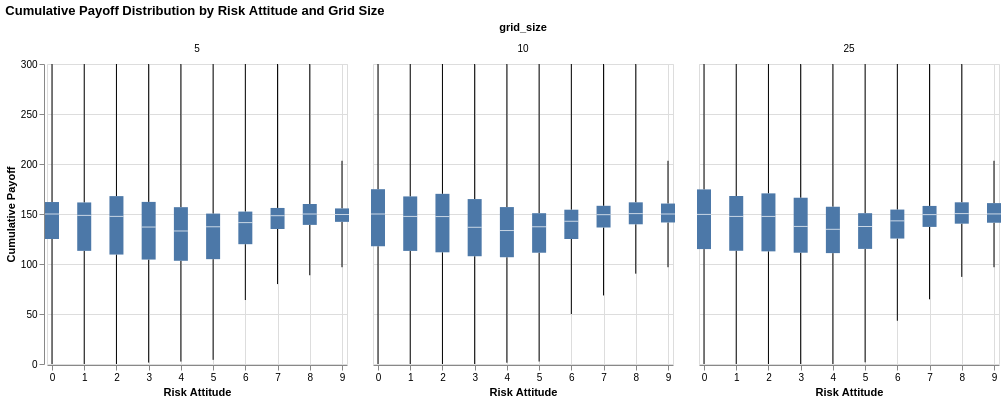

Here is the notebook cell this chart was saved with:
### Code cell
cum_payoff_boxplot.facet("grid_size", title="Cumulative Payoff Distribution by Risk Attitude and Grid Size")

### Figure 1 — Vega specification as saved in the notebook (floating-point values rounded to 4 significant figures)
{"$schema": "https://vega.github.io/schema/vega/v5.json", "data": [{"name": "source_0", "values": [{"risk_attitude": 9, "grid_size": 5, "lower_box_scaled_points": 142.2, "upper_box_scaled_points": 155.6, "mid_box_scaled_points": 149.5, "lower_whisker_scaled_points": 96.77, "upper_whisker_scaled_points": 203.2}, {"risk_attitude": 8, "grid_size": 5, "lower_box_scaled_points": 139.1, "upper_box_scaled_points": 160.0, "mid_box_scaled_points": 150.0, "lower_whisker_scaled_points": 88.75, "upper_whisker_scaled_points": 300.0}, {"risk_attitude": 7, "grid_size": 5, "lower_box_scaled_points": 135.0, "upper_box_scaled_points": 156.0, "mid_box_scaled_points": 148.3, "lower_whisker_scaled_points": 79.92, "upper_whisker_scaled_points": 300.0}, {"risk_attitude": 5, "grid_size": 5, "lower_box_scaled_points": 104.8, "upper_box_scaled_points": 150.4, "mid_box_scaled_points": 137.2, "lower_whisker_scaled_points": 4.167, "upper_whisker_scaled_points": 300.0}, {"risk_attitude": 2, "grid_size": 5, "lower_box_scaled_points": 109.4, "upper_box_scaled_points": 167.9, "mid_box_scaled_points": 147.6, "lower_whisker_scaled_points": 0.0, "upper_whisker_scaled_points": 300.0}, {"risk_attitude": 4, "grid_size": 5, "lower_box_scaled_points": 103.2, "upper_box_scaled_points": 156.8, "mid_box_scaled_points": 133.0, "lower_whisker_scaled_points": 2.419, "upper_whisker_scaled_points": 300.0}, {"risk_attitude": 6, "grid_size": 5, "lower_box_scaled_points": 119.8, "upper_box_scaled_points": 152.4, "mid_box_scaled_points": 141.4, "lower_whisker_scaled_points": 63.98, "upper_whisker_scaled_points": 300.0}, {"risk_attitude": 3, "grid_size": 5, "lower_box_scaled_points": 104.4, "upper_box_scaled_points": 162.1, "mid_box_scaled_points": 137.0, "lower_whisker_scaled_points": 1.415, "upper_whisker_scaled_points": 300.0}, {"risk_attitude": 2, "grid_size": 10, "lower_box_scaled_points": 111.7, "upper_box_scaled_points": 170.2, "mid_box_scaled_points": 147.5, "lower_whisker_scaled_points": 0.0, "upper_whisker_scaled_points": 300.0}, {"risk_attitude": 0, "grid_size": 10, "lower_box_scaled_points": 117.7, "upper_box_scaled_points": 174.8, "mid_box_scaled_points": 150.0, "lower_whisker_scaled_points": 0.0, "upper_whisker_scaled_points": 300.0}, {"risk_attitude": 8, "grid_size": 10, "lower_box_scaled_points": 139.7, "upper_box_scaled_points": 161.7, "mid_box_scaled_points": 150.4, "lower_whisker_scaled_points": 90.32, "upper_whisker_scaled_points": 300.0}, {"risk_attitude": 4, "grid_size": 10, "lower_box_scaled_points": 106.8, "upper_box_scaled_points": 156.9, "mid_box_scaled_points": 133.5, "lower_whisker_scaled_points": 1.271, "upper_whisker_scaled_points": 300.0}, {"risk_attitude": 7, "grid_size": 10, "lower_box_scaled_points": 136.5, "upper_box_scaled_points": 158.2, "mid_box_scaled_points": 149.3, "lower_whisker_scaled_points": 68.56, "upper_whisker_scaled_points": 300.0}, {"risk_attitude": 9, "grid_size": 10, "lower_box_scaled_points": 141.5, "upper_box_scaled_points": 160.5, "mid_box_scaled_points": 150.0, "lower_whisker_scaled_points": 96.77, "upper_whisker_scaled_points": 203.2}, {"risk_attitude": 6, "grid_size": 10, "lower_box_scaled_points": 125.0, "upper_box_scaled_points": 154.3, "mid_box_scaled_points": 142.7, "lower_whisker_scaled_points": 50.0, "upper_whisker_scaled_points": 300.0}, {"risk_attitude": 5, "grid_size": 10, "lower_box_scaled_points": 111.3, "upper_box_scaled_points": 150.8, "mid_box_scaled_points": 137.2, "lower_whisker_scaled_points": 2.459, "upper_whisker_scaled_points": 300.0}, {"risk_attitude": 3, "grid_size": 10, "lower_box_scaled_points": 107.8, "upper_box_scaled_points": 164.9, "mid_box_scaled_points": 136.7, "lower_whisker_scaled_points": 0.0, "upper_whisker_scaled_points": 300.0}, {"risk_attitude": 1, "grid_size": 10, "lower_box_scaled_points": 113.1, "upper_box_scaled_points": 167.6, "mid_box_scaled_points": 147.6, "lower_whisker_scaled_points": 0.0, "upper_whisker_scaled_points": 300.0}, {"risk_attitude": 9, "grid_size": 25, "lower_box_scaled_points": 141.3, "upper_box_scaled_points": 160.9, "mid_box_scaled_points": 150.1, "lower_whisker_scaled_points": 96.77, "upper_whisker_scaled_points": 203.2}, {"risk_attitude": 3, "grid_size": 25, "lower_box_scaled_points": 111.3, "upper_box_scaled_points": 166.3, "mid_box_scaled_points": 137.6, "lower_whisker_scaled_points": 0.0, "upper_whisker_scaled_points": 300.0}, {"risk_attitude": 1, "grid_size": 25, "lower_box_scaled_points": 113.2, "upper_box_scaled_points": 168.0, "mid_box_scaled_points": 147.6, "lower_whisker_scaled_points": 0.0, "upper_whisker_scaled_points": 300.0}, {"risk_attitude": 7, "grid_size": 25, "lower_box_scaled_points": 137.1, "upper_box_scaled_points": 158.1, "mid_box_scaled_points": 149.4, "lower_whisker_scaled_points": 64.71, "upper_whisker_scaled_points": 300.0}, {"risk_attitude": 8, "grid_size": 25, "lower_box_scaled_points": 140.3, "upper_box_scaled_points": 161.7, "mid_box_scaled_points": 150.4, "lower_whisker_scaled_points": 87.1, "upper_whisker_scaled_points": 300.0}, {"risk_attitude": 5, "grid_size": 25, "lower_box_scaled_points": 115.1, "upper_box_scaled_points": 150.8, "mid_box_scaled_points": 137.5, "lower_whisker_scaled_points": 1.695, "upper_whisker_scaled_points": 300.0}, {"risk_attitude": 4, "grid_size": 25, "lower_box_scaled_points": 110.9, "upper_box_scaled_points": 157.3, "mid_box_scaled_points": 134.7, "lower_whisker_scaled_points": 0.0, "upper_whisker_scaled_points": 300.0}, {"risk_attitude": 0, "grid_size": 25, "lower_box_scaled_points": 114.9, "upper_box_scaled_points": 174.6, "mid_box_scaled_points": 149.6, "lower_whisker_scaled_points": 0.0, "upper_whisker_scaled_points": 300.0}, {"risk_attitude": 2, "grid_size": 25, "lower_box_scaled_points": 112.6, "upper_box_scaled_points": 170.6, "mid_box_scaled_points": 147.6, "lower_whisker_scaled_points": 0.0, "upper_whisker_scaled_points": 300.0}, {"risk_attitude": 6, "grid_size": 25, "lower_box_scaled_points": 125.5, "upper_box_scaled_points": 154.4, "mid_box_scaled_points": 143.1, "lower_whisker_scaled_points": 43.22, "upper_whisker_scaled_points": 300.0}, {"risk_attitude": 1, "grid_size": 5, "lower_box_scaled_points": 113.2, "upper_box_scaled_points": 161.6, "mid_box_scaled_points": 148.6, "lower_whisker_scaled_points": 0.0, "upper_whisker_scaled_points": 300.0}, {"risk_attitude": 0, "grid_size": 5, "lower_box_scaled_points": 125.0, "upper_box_scaled_points": 162.0, "mid_box_scaled_points": 150.0, "lower_whisker_scaled_points": 0.0, "upper_whisker_scaled_points": 300.0}]}, {"name": "facet_domain"}, {"name": "facet_domain_row", "values": [{"data": 0.0}]}, {"name": "facet_domain_column", "values": [{"data": 0.0}, {"data": 1.0}, {"data": 2.0}]}, {"name": "data_1", "values": [{"lower_box_scaled_points": 142.2, "lower_whisker_scaled_points": 96.77}, {"lower_box_scaled_points": 139.1, "lower_whisker_scaled_points": 88.75}, {"lower_box_scaled_points": 135.0, "lower_whisker_scaled_points": 79.92}, {"lower_box_scaled_points": 104.8, "lower_whisker_scaled_points": 4.167}, {"lower_box_scaled_points": 109.4, "lower_whisker_scaled_points": 0.0}, {"lower_box_scaled_points": 103.2, "lower_whisker_scaled_points": 2.419}, {"lower_box_scaled_points": 119.8, "lower_whisker_scaled_points": 63.98}, {"lower_box_scaled_points": 104.4, "lower_whisker_scaled_points": 1.415}, {"lower_box_scaled_points": 111.7, "lower_whisker_scaled_points": 0.0}, {"lower_box_scaled_points": 117.7, "lower_whisker_scaled_points": 0.0}, {"lower_box_scaled_points": 139.7, "lower_whisker_scaled_points": 90.32}, {"lower_box_scaled_points": 106.8, "lower_whisker_scaled_points": 1.271}, {"lower_box_scaled_points": 136.5, "lower_whisker_scaled_points": 68.56}, {"lower_box_scaled_points": 141.5, "lower_whisker_scaled_points": 96.77}, {"lower_box_scaled_points": 125.0, "lower_whisker_scaled_points": 50.0}, {"lower_box_scaled_points": 111.3, "lower_whisker_scaled_points": 2.459}, {"lower_box_scaled_points": 107.8, "lower_whisker_scaled_points": 0.0}, {"lower_box_scaled_points": 113.1, "lower_whisker_scaled_points": 0.0}, {"lower_box_scaled_points": 141.3, "lower_whisker_scaled_points": 96.77}, {"lower_box_scaled_points": 111.3, "lower_whisker_scaled_points": 0.0}, {"lower_box_scaled_points": 113.2, "lower_whisker_scaled_points": 0.0}, {"lower_box_scaled_points": 137.1, "lower_whisker_scaled_points": 64.71}, {"lower_box_scaled_points": 140.3, "lower_whisker_scaled_points": 87.1}, {"lower_box_scaled_points": 115.1, "lower_whisker_scaled_points": 1.695}, {"lower_box_scaled_points": 110.9, "lower_whisker_scaled_points": 0.0}, {"lower_box_scaled_points": 114.9, "lower_whisker_scaled_points": 0.0}, {"lower_box_scaled_points": 112.6, "lower_whisker_scaled_points": 0.0}, {"lower_box_scaled_points": 125.5, "lower_whisker_scaled_points": 43.22}, {"lower_box_scaled_points": 113.2, "lower_whisker_scaled_points": 0.0}, {"lower_box_scaled_points": 125.0, "lower_whisker_scaled_points": 0.0}]}, {"name": "data_2", "values": [{"upper_box_scaled_points": 155.6, "upper_whisker_scaled_points": 203.2}, {"upper_box_scaled_points": 160.0, "upper_whisker_scaled_points": 300.0}, {"upper_box_scaled_points": 156.0, "upper_whisker_scaled_points": 300.0}, {"upper_box_scaled_points": 150.4, "upper_whisker_scaled_points": 300.0}, {"upper_box_scaled_points": 167.9, "upper_whisker_scaled_points": 300.0}, {"upper_box_scaled_points": 156.8, "upper_whisker_scaled_points": 300.0}, {"upper_box_scaled_points": 152.4, "upper_whisker_scaled_points": 300.0}, {"upper_box_scaled_points": 162.1, "upper_whisker_scaled_points": 300.0}, {"upper_box_scaled_points": 170.2, "upper_whisker_scaled_points": 300.0}, {"upper_box_scaled_points": 174.8, "upper_whisker_scaled_points": 300.0}, {"upper_box_scaled_points": 161.7, "upper_whisker_scaled_points": 300.0}, {"upper_box_scaled_points": 156.9, "upper_whisker_scaled_points": 300.0}, {"upper_box_scaled_points": 158.2, "upper_whisker_scaled_points": 300.0}, {"upper_box_scaled_points": 160.5, "upper_whisker_scaled_points": 203.2}, {"upper_box_scaled_points": 154.3, "upper_whisker_scaled_points": 300.0}, {"upper_box_scaled_points": 150.8, "upper_whisker_scaled_points": 300.0}, {"upper_box_scaled_points": 164.9, "upper_whisker_scaled_points": 300.0}, {"upper_box_scaled_points": 167.6, "upper_whisker_scaled_points": 300.0}, {"upper_box_scaled_points": 160.9, "upper_whisker_scaled_points": 203.2}, {"upper_box_scaled_points": 166.3, "upper_whisker_scaled_points": 300.0}, {"upper_box_scaled_points": 168.0, "upper_whisker_scaled_points": 300.0}, {"upper_box_scaled_points": 158.1, "upper_whisker_scaled_points": 300.0}, {"upper_box_scaled_points": 161.7, "upper_whisker_scaled_points": 300.0}, {"upper_box_scaled_points": 150.8, "upper_whisker_scaled_points": 300.0}, {"upper_box_scaled_points": 157.3, "upper_whisker_scaled_points": 300.0}, {"upper_box_scaled_points": 174.6, "upper_whisker_scaled_points": 300.0}, {"upper_box_scaled_points": 170.6, "upper_whisker_scaled_points": 300.0}, {"upper_box_scaled_points": 154.4, "upper_whisker_scaled_points": 300.0}, {"upper_box_scaled_points": 161.6, "upper_whisker_scaled_points": 300.0}, {"upper_box_scaled_points": 162.0, "upper_whisker_scaled_points": 300.0}]}, {"name": "data_3", "values": [{"lower_box_scaled_points": 142.2, "upper_box_scaled_points": 155.6}, {"lower_box_scaled_points": 139.1, "upper_box_scaled_points": 160.0}, {"lower_box_scaled_points": 135.0, "upper_box_scaled_points": 156.0}, {"lower_box_scaled_points": 104.8, "upper_box_scaled_points": 150.4}, {"lower_box_scaled_points": 109.4, "upper_box_scaled_points": 167.9}, {"lower_box_scaled_points": 103.2, "upper_box_scaled_points": 156.8}, {"lower_box_scaled_points": 119.8, "upper_box_scaled_points": 152.4}, {"lower_box_scaled_points": 104.4, "upper_box_scaled_points": 162.1}, {"lower_box_scaled_points": 111.7, "upper_box_scaled_points": 170.2}, {"lower_box_scaled_points": 117.7, "upper_box_scaled_points": 174.8}, {"lower_box_scaled_points": 139.7, "upper_box_scaled_points": 161.7}, {"lower_box_scaled_points": 106.8, "upper_box_scaled_points": 156.9}, {"lower_box_scaled_points": 136.5, "upper_box_scaled_points": 158.2}, {"lower_box_scaled_points": 141.5, "upper_box_scaled_points": 160.5}, {"lower_box_scaled_points": 125.0, "upper_box_scaled_points": 154.3}, {"lower_box_scaled_points": 111.3, "upper_box_scaled_points": 150.8}, {"lower_box_scaled_points": 107.8, "upper_box_scaled_points": 164.9}, {"lower_box_scaled_points": 113.1, "upper_box_scaled_points": 167.6}, {"lower_box_scaled_points": 141.3, "upper_box_scaled_points": 160.9}, {"lower_box_scaled_points": 111.3, "upper_box_scaled_points": 166.3}, {"lower_box_scaled_points": 113.2, "upper_box_scaled_points": 168.0}, {"lower_box_scaled_points": 137.1, "upper_box_scaled_points": 158.1}, {"lower_box_scaled_points": 140.3, "upper_box_scaled_points": 161.7}, {"lower_box_scaled_points": 115.1, "upper_box_scaled_points": 150.8}, {"lower_box_scaled_points": 110.9, "upper_box_scaled_points": 157.3}, {"lower_box_scaled_points": 114.9, "upper_box_scaled_points": 174.6}, {"lower_box_scaled_points": 112.6, "upper_box_scaled_points": 170.6}, {"lower_box_scaled_points": 125.5, "upper_box_scaled_points": 154.4}, {"lower_box_scaled_points": 113.2, "upper_box_scaled_points": 161.6}, {"lower_box_scaled_points": 125.0, "upper_box_scaled_points": 162.0}]}, {"name": "data_4", "values": [{"mid_box_scaled_points": 149.5}, {"mid_box_scaled_points": 150.0}, {"mid_box_scaled_points": 148.3}, {"mid_box_scaled_points": 137.2}, {"mid_box_scaled_points": 147.6}, {"mid_box_scaled_points": 133.0}, {"mid_box_scaled_points": 141.4}, {"mid_box_scaled_points": 137.0}, {"mid_box_scaled_points": 147.5}, {"mid_box_scaled_points": 150.0}, {"mid_box_scaled_points": 150.4}, {"mid_box_scaled_points": 133.5}, {"mid_box_scaled_points": 149.3}, {"mid_box_scaled_points": 150.0}, {"mid_box_scaled_points": 142.7}, {"mid_box_scaled_points": 137.2}, {"mid_box_scaled_points": 136.7}, {"mid_box_scaled_points": 147.6}, {"mid_box_scaled_points": 150.1}, {"mid_box_scaled_points": 137.6}, {"mid_box_scaled_points": 147.6}, {"mid_box_scaled_points": 149.4}, {"mid_box_scaled_points": 150.4}, {"mid_box_scaled_points": 137.5}, {"mid_box_scaled_points": 134.7}, {"mid_box_scaled_points": 149.6}, {"mid_box_scaled_points": 147.6}, {"mid_box_scaled_points": 143.1}, {"mid_box_scaled_points": 148.6}, {"mid_box_scaled_points": 150.0}]}], "signals": [{"name": "child_width", "value": 300}, {"name": "child_height", "value": 300}], "marks": [{"type": "group", "name": "facet-title", "title": {"text": "grid_size", "style": "guide-title", "offset": 10}, "role": "column-title"}, {"type": "group", "name": "row_header", "from": {"data": "facet_domain_row"}, "encode": {"update": {"height": {"signal": "child_height"}}}, "axes": [{"scale": "y", "title": "Cumulative Payoff", "orient": "left", "grid": false, "labelOverlap": true, "tickCount": {"signal": "ceil(child_height/40)"}, "zindex": 0}], "role": "row-header"}, {"type": "group", "name": "column_footer", "from": {"data": "facet_domain_column"}, "encode": {"update": {"width": {"signal": "child_width"}}}, "axes": [{"scale": "x", "zindex": 0, "grid": false, "title": "Risk Attitude", "labelFlush": true, "labelOverlap": true, "orient": "bottom", "tickCount": {"signal": "ceil(child_width/40)"}}], "role": "column-footer"}, {"type": "group", "name": "cell", "from": {"facet": {"data": "source_0", "name": "facet", "groupby": ["grid_size"]}}, "sort": {"field": ["datum[\"grid_size\"]"], "order": ["ascending"]}, "encode": {"update": {"height": {"signal": "child_height"}, "width": {"signal": "child_width"}}}, "data": [{"name": "data_0", "source": "facet", "transform": [{"type": "filter", "expr": "isValid(datum[\"risk_attitude\"]) && isFinite(+datum[\"risk_attitude\"]) && isValid(datum[\"lower_whisker_scaled_points\"]) && isFinite(+datum[\"lower_whisker_scaled_points\"])"}, {"type": "project", "fields": ["lower_box_scaled_points", "lower_whisker_scaled_points", "mid_box_scaled_points", "risk_attitude", "upper_box_scaled_points", "upper_whisker_scaled_points"]}]}, {"name": "data_1", "source": "facet", "transform": [{"type": "filter", "expr": "isValid(datum[\"risk_attitude\"]) && isFinite(+datum[\"risk_attitude\"]) && isValid(datum[\"upper_box_scaled_points\"]) && isFinite(+datum[\"upper_box_scaled_points\"])"}, {"type": "project", "fields": ["lower_box_scaled_points", "lower_whisker_scaled_points", "mid_box_scaled_points", "risk_attitude", "upper_box_scaled_points", "upper_whisker_scaled_points"]}]}, {"name": "data_2", "source": "facet", "transform": [{"type": "filter", "expr": "isValid(datum[\"risk_attitude\"]) && isFinite(+datum[\"risk_attitude\"]) && isValid(datum[\"lower_box_scaled_points\"]) && isFinite(+datum[\"lower_box_scaled_points\"])"}, {"type": "project", "fields": ["lower_box_scaled_points", "lower_whisker_scaled_points", "mid_box_scaled_points", "risk_attitude", "upper_box_scaled_points", "upper_whisker_scaled_points"]}]}, {"name": "data_3", "source": "facet", "transform": [{"type": "filter", "expr": "isValid(datum[\"risk_attitude\"]) && isFinite(+datum[\"risk_attitude\"]) && isValid(datum[\"mid_box_scaled_points\"]) && isFinite(+datum[\"mid_box_scaled_points\"])"}, {"type": "project", "fields": ["lower_box_scaled_points", "lower_whisker_scaled_points", "mid_box_scaled_points", "risk_attitude", "upper_box_scaled_points", "upper_whisker_scaled_points"]}]}], "marks": [{"type": "rule", "name": "child_layer_0_marks", "from": {"data": "data_0"}, "encode": {"update": {"y2": {"field": "lower_box_scaled_points", "scale": "y"}, "x": {"field": "risk_attitude", "scale": "x"}, "stroke": {"value": "black"}, "y": {"field": "lower_whisker_scaled_points", "scale": "y"}, "tooltip": {"signal": "{\"Max of Cumulative Payoff\": format(datum[\"upper_whisker_scaled_points\"], \"\"), \"Q3 of Cumulative Payoff\": format(datum[\"upper_box_scaled_points\"], \"\"), \"Median of Cumulative Payoff\": format(datum[\"mid_box_scaled_points\"], \"\"), \"Q1 of Cumulative Payoff\": format(datum[\"lower_box_scaled_points\"], \"\"), \"Min of Cumulative Payoff\": format(datum[\"lower_whisker_scaled_points\"], \"\"), \"Risk Attitude\": format(datum[\"risk_attitude\"], \"\")}"}}}, "style": ["rule", "boxplot-rule"], "aria": false}, {"type": "rule", "name": "child_layer_1_marks", "from": {"data": "data_1"}, "encode": {"update": {"tooltip": {"signal": "{\"Max of Cumulative Payoff\": format(datum[\"upper_whisker_scaled_points\"], \"\"), \"Q3 of Cumulative Payoff\": format(datum[\"upper_box_scaled_points\"], \"\"), \"Median of Cumulative Payoff\": format(datum[\"mid_box_scaled_points\"], \"\"), \"Q1 of Cumulative Payoff\": format(datum[\"lower_box_scaled_points\"], \"\"), \"Min of Cumulative Payoff\": format(datum[\"lower_whisker_scaled_points\"], \"\"), \"Risk Attitude\": format(datum[\"risk_attitude\"], \"\")}"}, "stroke": {"value": "black"}, "x": {"field": "risk_attitude", "scale": "x"}, "y": {"field": "upper_box_scaled_points", "scale": "y"}, "y2": {"field": "upper_whisker_scaled_points", "scale": "y"}}}, "style": ["rule", "boxplot-rule"], "aria": false}, {"type": "rect", "name": "child_layer_2_marks", "from": {"data": "data_2"}, "encode": {"update": {"fill": {"value": "#4c78a8"}, "y": {"field": "lower_box_scaled_points", "scale": "y"}, "tooltip": {"signal": "{\"Max of Cumulative Payoff\": format(datum[\"upper_whisker_scaled_points\"], \"\"), \"Q3 of Cumulative Payoff\": format(datum[\"upper_box_scaled_points\"], \"\"), \"Median of Cumulative Payoff\": format(datum[\"mid_box_scaled_points\"], \"\"), \"Q1 of Cumulative Payoff\": format(datum[\"lower_box_scaled_points\"], \"\"), \"Min of Cumulative Payoff\": format(datum[\"lower_whisker_scaled_points\"], \"\"), \"Risk Attitude\": format(datum[\"risk_attitude\"], \"\")}"}, "width": {"value": 14}, "xc": {"field": "risk_attitude", "scale": "x"}, "y2": {"field": "upper_box_scaled_points", "scale": "y"}}}, "style": ["bar", "boxplot-box"]}, {"type": "rect", "name": "child_layer_3_marks", "from": {"data": "data_3"}, "encode": {"update": {"height": {"value": 1}, "tooltip": {"signal": "{\"Max of Cumulative Payoff\": format(datum[\"upper_whisker_scaled_points\"], \"\"), \"Q3 of Cumulative Payoff\": format(datum[\"upper_box_scaled_points\"], \"\"), \"Median of Cumulative Payoff\": format(datum[\"mid_box_scaled_points\"], \"\"), \"Q1 of Cumulative Payoff\": format(datum[\"lower_box_scaled_points\"], \"\"), \"Min of Cumulative Payoff\": format(datum[\"lower_whisker_scaled_points\"], \"\"), \"Risk Attitude\": format(datum[\"risk_attitude\"], \"\")}"}, "opacity": {"value": 0.7}, "fill": [{"value": "#4c78a8", "test": "datum['lower_box_scaled_points'] >= datum['upper_box_scaled_points']"}, {"value": "white"}], "xc": {"field": "risk_attitude", "scale": "x"}, "yc": {"field": "mid_box_scaled_points", "scale": "y"}, "width": {"value": 14}}}, "aria": false, "style": ["tick", "boxplot-median"]}], "axes": [{"scale": "x", "maxExtent": 0, "aria": false, "ticks": false, "zindex": 0, "labels": false, "orient": "bottom", "gridScale": "y", "grid": true, "domain": false, "minExtent": 0, "tickCount": {"signal": "ceil(child_width/40)"}}, {"scale": "y", "minExtent": 0, "labels": false, "gridScale": "x", "zindex": 0, "grid": true, "domain": false, "orient": "left", "ticks": false, "tickCount": {"signal": "ceil(child_height/40)"}, "maxExtent": 0, "aria": false}], "title": {"text": {"signal": "format(parent[\"grid_size\"], \"\")"}, "frame": "group", "style": "guide-label", "offset": 10}, "style": "cell"}], "scales": [{"name": "x", "type": "linear", "domain": [0, 9], "range": [0, {"signal": "child_width"}], "zero": true, "padding": 5}, {"name": "y", "type": "linear", "domain": {"fields": [{"data": "data_1", "field": "lower_whisker_scaled_points"}, {"data": "data_1", "field": "lower_box_scaled_points"}, {"data": "data_2", "field": "upper_box_scaled_points"}, {"data": "data_2", "field": "upper_whisker_scaled_points"}, {"data": "data_3", "field": "lower_box_scaled_points"}, {"data": "data_3", "field": "upper_box_scaled_points"}, {"data": "data_4", "field": "mid_box_scaled_points"}]}, "range": [{"signal": "child_height"}, 0], "zero": true, "nice": true}], "title": {"text": "Cumulative Payoff Distribution by Risk Attitude and Grid Size", "anchor": "start"}, "layout": {"padding": 20, "bounds": "full", "align": "all"}, "background": "white", "padding": 5}
